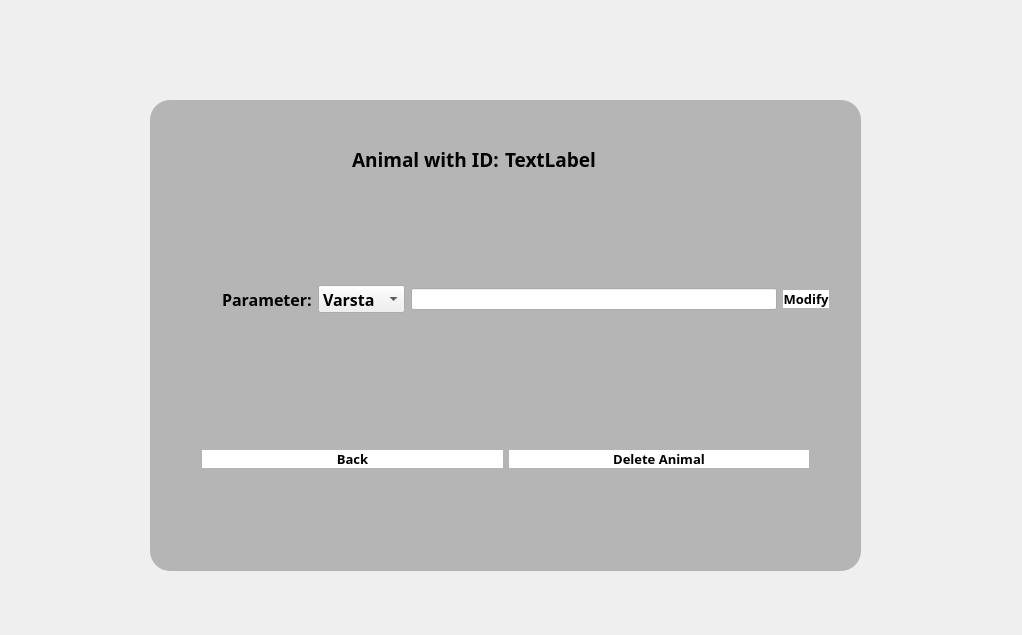
<?xml version="1.0" encoding="UTF-8"?>
<ui version="4.0">
 <class>EditPageAnimals</class>
 <widget class="QDialog" name="EditPageAnimals">
  <property name="geometry">
   <rect>
    <x>0</x>
    <y>0</y>
    <width>1022</width>
    <height>635</height>
   </rect>
  </property>
  <property name="windowTitle">
   <string>Dialog</string>
  </property>
  <property name="styleSheet">
   <string notr="true">#EditPageAnimals{
	border-image: url(:/img/Gears1280.png);

}</string>
  </property>
  <widget class="QGroupBox" name="groupBox">
   <property name="geometry">
    <rect>
     <x>150</x>
     <y>100</y>
     <width>711</width>
     <height>471</height>
    </rect>
   </property>
   <property name="styleSheet">
    <string notr="true">#groupBox{

border:0px;
border-radius:20px;
	background-color: rgb(181, 181, 181);


}</string>
   </property>
   <property name="title">
    <string/>
   </property>
   <widget class="QGroupBox" name="groupBox_2">
    <property name="geometry">
     <rect>
      <x>190</x>
      <y>30</y>
      <width>311</width>
      <height>55</height>
     </rect>
    </property>
    <property name="font">
     <font>
      <family>Segoe UI Black</family>
      <bold>true</bold>
     </font>
    </property>
    <property name="styleSheet">
     <string notr="true">#groupBox_2{

	border-color: rgb(141, 141, 141);
    border-radius:20px;
}
</string>
    </property>
    <property name="title">
     <string/>
    </property>
    <layout class="QHBoxLayout" name="horizontalLayout">
     <item>
      <widget class="QLabel" name="label">
       <property name="font">
        <font>
         <family>Segoe UI Black</family>
         <pointsize>14</pointsize>
         <bold>true</bold>
        </font>
       </property>
       <property name="text">
        <string>Animal with ID:</string>
       </property>
      </widget>
     </item>
     <item>
      <widget class="QLabel" name="ID">
       <property name="font">
        <font>
         <family>Segoe UI Black</family>
         <pointsize>14</pointsize>
         <bold>true</bold>
        </font>
       </property>
       <property name="text">
        <string>TextLabel</string>
       </property>
      </widget>
     </item>
    </layout>
   </widget>
   <widget class="QGroupBox" name="groupBox_3">
    <property name="geometry">
     <rect>
      <x>60</x>
      <y>170</y>
      <width>631</width>
      <height>55</height>
     </rect>
    </property>
    <property name="font">
     <font>
      <family>Segoe UI Black</family>
      <bold>true</bold>
     </font>
    </property>
    <property name="styleSheet">
     <string notr="true">#groupBox_3{

	border-color: rgb(141, 141, 141);
    border-radius:20px;
}
</string>
    </property>
    <property name="title">
     <string/>
    </property>
    <layout class="QHBoxLayout" name="horizontalLayout_2">
     <item>
      <widget class="QLabel" name="label_3">
       <property name="font">
        <font>
         <family>Segoe UI Black</family>
         <pointsize>12</pointsize>
         <bold>true</bold>
        </font>
       </property>
       <property name="text">
        <string>Parameter:</string>
       </property>
      </widget>
     </item>
     <item>
      <widget class="QComboBox" name="comboBox">
       <property name="font">
        <font>
         <family>Segoe UI Black</family>
         <pointsize>12</pointsize>
         <bold>true</bold>
        </font>
       </property>
       <item>
        <property name="text">
         <string>Varsta</string>
        </property>
       </item>
       <item>
        <property name="text">
         <string>Sex</string>
        </property>
       </item>
       <item>
        <property name="text">
         <string>Locatie</string>
        </property>
       </item>
       <item>
        <property name="text">
         <string>Specie</string>
        </property>
       </item>
       <item>
        <property name="text">
         <string>Talie</string>
        </property>
       </item>
      </widget>
     </item>
     <item>
      <widget class="QLineEdit" name="lineEdit"/>
     </item>
     <item>
      <widget class="QPushButton" name="pushButton_2">
       <property name="font">
        <font>
         <family>Segoe UI Black</family>
         <pointsize>10</pointsize>
         <bold>true</bold>
        </font>
       </property>
       <property name="styleSheet">
        <string notr="true">#pushButton_2{
	background-color: rgb(255, 255, 255);
border-radius:10px;
}</string>
       </property>
       <property name="text">
        <string>Modify</string>
       </property>
      </widget>
     </item>
    </layout>
   </widget>
   <widget class="QGroupBox" name="groupBox_4">
    <property name="geometry">
     <rect>
      <x>40</x>
      <y>330</y>
      <width>631</width>
      <height>55</height>
     </rect>
    </property>
    <property name="font">
     <font>
      <family>Segoe UI Black</family>
      <bold>true</bold>
     </font>
    </property>
    <property name="styleSheet">
     <string notr="true">#groupBox_4{

	border-color: rgb(141, 141, 141);
    border-radius:20px;
}
</string>
    </property>
    <property name="title">
     <string/>
    </property>
    <layout class="QHBoxLayout" name="horizontalLayout_3">
     <item>
      <widget class="QPushButton" name="pushButton_3">
       <property name="font">
        <font>
         <family>Segoe UI Black</family>
         <pointsize>10</pointsize>
         <bold>true</bold>
        </font>
       </property>
       <property name="styleSheet">
        <string notr="true">#pushButton_3{
	background-color: rgb(255, 255, 255);
border-radius:10px;
}</string>
       </property>
       <property name="text">
        <string>Back</string>
       </property>
      </widget>
     </item>
     <item>
      <widget class="QPushButton" name="pushButton_4">
       <property name="font">
        <font>
         <family>Segoe UI Black</family>
         <pointsize>10</pointsize>
         <bold>true</bold>
        </font>
       </property>
       <property name="styleSheet">
        <string notr="true">#pushButton_4{
	background-color: rgb(255, 255, 255);
border-radius:10px;
}</string>
       </property>
       <property name="text">
        <string>Delete Animal</string>
       </property>
      </widget>
     </item>
    </layout>
   </widget>
  </widget>
 </widget>
 <resources/>
 <connections/>
</ui>
